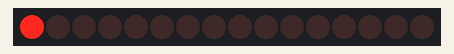
A sketch run on a simulated Arduino Uno, built with avr-gcc and run on an emulated ATmega328P. On the bench: 16 shift-register outputs drawn as a row of LEDs (first output left, lit = HIGH). Wiring (inferred from the names in the program): 2 × shift register (74HC595): data pin 11; shift clock pin 12; latch pin 8. Wiring (inferred from the signals the program sends): row of LEDs: on Q0, Q1, Q2, Q3, Q4, Q5, Q6, Q7, Q8, Q9, Q10, Q11, Q12, Q13, Q14, Q15.

Above: at 0.02 s.
At 0.37 s:
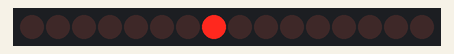
At 0.77 s:
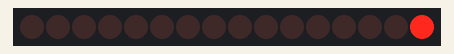
At 1.48 s:
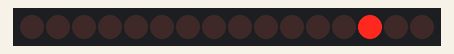
At 2.18 s:
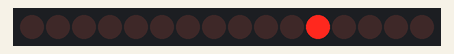
At 2.93 s:
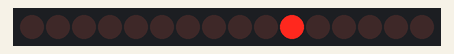
Timing chart, 0 to 3.2 s (numbered marks = the images above):
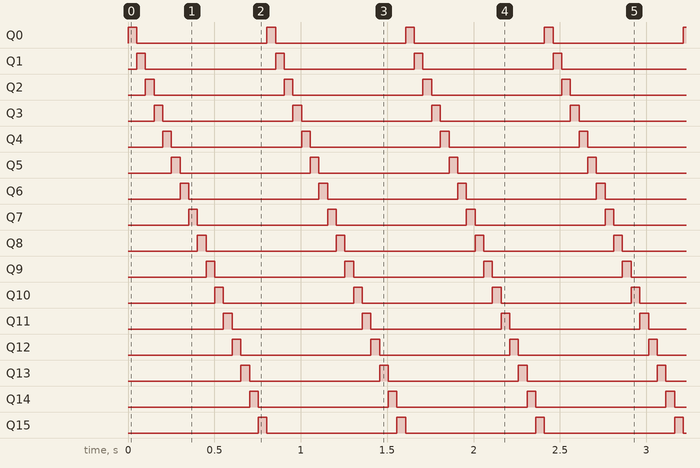

The sketch:

lampjes_achter_elkaar.ino
```cpp
//Pin connected to ST_CP of 74HC595
int latchPin = 8;
//Pin connected to SH_CP of 74HC595
int clockPin = 12;
////Pin connected to DS of 74HC595
int dataPin = 11;


void setup(){

  pinMode(dataPin, OUTPUT);
  pinMode(latchPin, OUTPUT);
  pinMode(clockPin, OUTPUT);

  Serial.begin(9600);
}

void loop(){

   for (int i = 1; i < 256; i= i *2) {
    // take the latchPin low so
    // the LEDs don't change while you're sending in bits:
    shiftout(0,i);
  }
  for (int i = 1; i < 256; i= i *2) {
    // take the latchPin low so
    // the LEDs don't change while you're sending in bits:
    shiftout(i,0);
  }


}
void shiftout(int number1, int number2){
  digitalWrite(latchPin, LOW);
  shiftOut(dataPin, clockPin, MSBFIRST, number1);
  shiftOut(dataPin, clockPin, MSBFIRST, number2);
  digitalWrite(latchPin, HIGH);
  delay(50);
}
```

Measured:
- by itself, Q0–15: alternates HIGH for 0.05 s and LOW for 0.75 s
- by itself, everything shown: repeats every 0.80 s, in 16 steps
